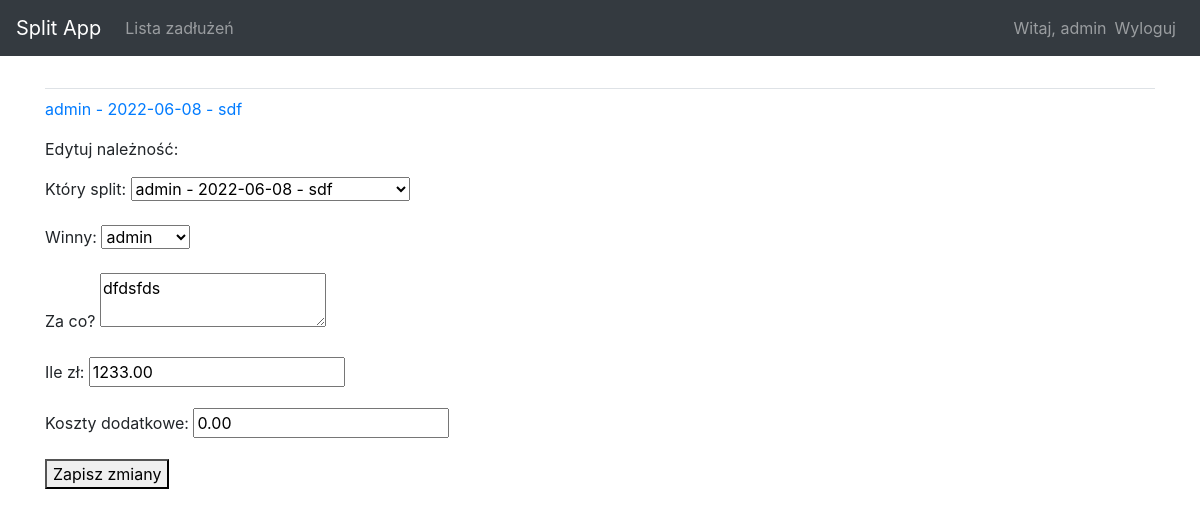
The page /edit_obligation/1/ (signed in) on the database its author committed.
### split_app/models.py (models this page shows, shortened)
class Transaction(models.Model):
    owner = models.ForeignKey(User, on_delete=models.CASCADE)
    t_desc = models.TextField(blank=True, null=True)
    t_date = models.DateField()
    t_status = models.CharField(default=c.new, editable=False, max_length=16)
    def __str__(self):
        return f"{self.owner} - {self.t_date} - {self.t_desc}"

class Obligation(models.Model):
    transaction = models.ForeignKey(Transaction,related_name="obligation", on_delete=models.CASCADE)
    user = models.ForeignKey(User, on_delete=models.CASCADE)
    desc = models.TextField()
    value = models.DecimalField(max_digits=6, decimal_places=2)
    optional_value = models.DecimalField(max_digits=6, decimal_places=2, null=True, blank=True)
    o_status = models.CharField(default=c.new, choices=c.status, max_length=16)
    payment_date = models.DateField(default=django.utils.timezone.now, null=True, blank=True)

### split_app/views.py (the view)
# urls.py: path('edit_obligation/<int:obligation_id>/', views.edit_obligation, name='edit_obligation'),
@login_required
def edit_obligation(request, obligation_id):
    obligation = Obligation.objects.get(id=obligation_id)
    transaction = obligation.transaction
    if transaction.owner != request.user:
        raise Http404
    if request.method != 'POST':
        form = ObligationForm(instance=obligation)
    else:
        form = ObligationForm(instance=obligation, data=request.POST)
        if form.is_valid():
            form.save()
            return redirect('split_app:transaction', transaction_id = transaction.id)
    context = {'obliagtion':obligation,'transaction':transaction, 'form':form}
    return render(request,'split_app/edit_obligation.html', context)

### split_app/forms.py
class ObligationForm(forms.ModelForm):
    class Meta:
        model = Obligation
        fields = ['transaction','user', 'desc', 'value', 'optional_value']
        labels = {
            'transaction':'Który split','user': 'Winny', 'desc': 'Za co?', 'value':'Ile zł', 'optional_value':'Koszty dodatkowe'
        }
        widgets = {
            'desc':forms.Textarea(attrs={'rows':2,'cols':20})
        }

### split_app/templates/split_app/edit_obligation.html (shortened to what this page needs)
{% extends 'split_app/base.html' %}
{% block content %}
    <p><a href="{% url 'split_app:transaction' transaction.id %}">{{ transaction }}</a></p>
    <p>Edytuj należność:</p>
    <form action="{% url 'split_app:edit_obligation' obliagtion.id %}" method='post'>
    {{ form.as_p }}
    <button name="submit">Zapisz zmiany</button>
    </form>
{% endblock %}

### split_app/templates/split_app/base.html (shortened to what this page needs)
{% load bootstrap4 %}
<!DOCTYPE html>
<html lang="en">
<head>
    {% bootstrap_css %}
</head>
<body>
    <nav class="navbar navbar-expand-md navbar-dark bg-dark mb-4 border:none">
        <a class="navbar-brand" href="{% url 'split_app:index' %}">Split App</a>
            <div class="collapse navbar-collapse" id="navbarCollapse">
                <ul class="navbar-nav mr-auto">
                    <li class="nav-item">
                        <a class="nav-link" href="{% url 'split_app:Transactions' %}">Lista zadłużeń</a>
                    </li>
                </ul>
                <ul class="navbar-nav ml-auto">
                    {% if user.is_authenticated %}
                        <li class="nav-item">
                            <span class="navbar-text">Witaj, {{ user.username }}</span>
                        </li>
                        <li class="nav-item">
                            <a class="nav-link" href="{% url 'users:logout' %}">Wyloguj</a>
                        </li>
                    {% endif %}
                </ul>
            </div>
    </nav>
<main role="main" class="container">
    <div class="pb-2 mb-2 border-bottom">
    </div>
    <div>
        {% block content %}{% endblock content %}
    </div>
</main>
</body>
</html>

### rows shown on the page
Obligation: transaction "admin - 2022-06-08 - sdf", user "admin", desc "dfdsfds", value "1233.00", optional_value "0.00"

### other values the page prints
{{ user.username }} "admin"
